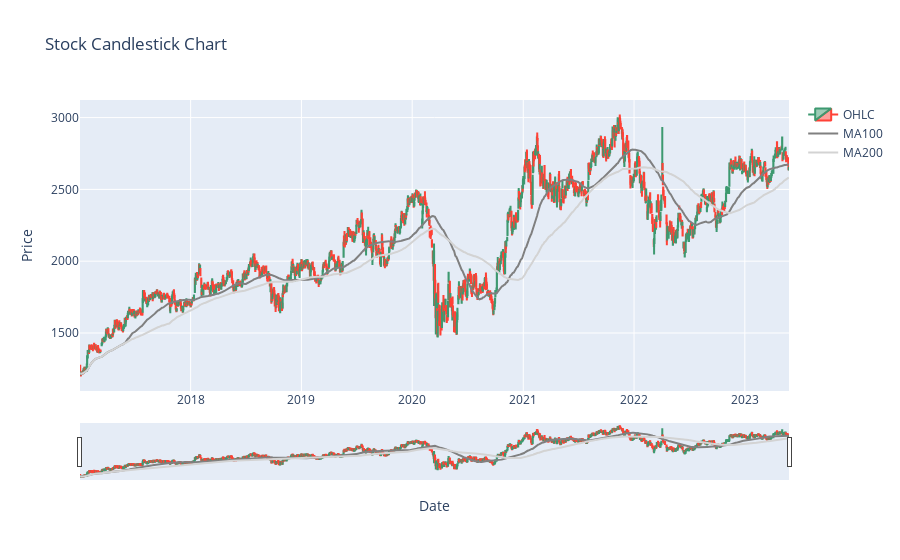

Notebook source saved alongside this figure:
### Markdown cell above
*** ADD Moving Average terms ***

### Code cell
fig.add_trace(go.Scatter(
    x=df['Date'],
    y=df['MA100'],
    marker_color='grey',
    name='MA100'
), row=1, col=1)

fig.add_trace(go.Scatter(
    x=df['Date'],
    y=df['MA200'],
    marker_color='lightgrey',
    name='MA200'
), row=1, col=1)

### Figure 1 — Plotly figure (JSON) as saved in the notebook; plotly's stock layout.template omitted (floating-point values rounded to 4 significant figures; data arrays with more than 128 entries replaced by an {"elided": "..."} marker saying what was removed)
{"data": [{"close": {"elided": "1582 float values"}, "high": {"elided": "1582 float values"}, "low": {"elided": "1582 float values"}, "name": "OHLC", "open": {"elided": "1582 float values"}, "type": "candlestick", "x": {"elided": "1582 str values"}, "xaxis": "x", "yaxis": "y"}, {"marker": {"color": "grey"}, "name": "MA100", "type": "scatter", "x": {"elided": "1582 str values"}, "xaxis": "x", "y": {"elided": "1582 float values"}, "yaxis": "y"}, {"marker": {"color": "lightgrey"}, "name": "MA200", "type": "scatter", "x": {"elided": "1582 str values"}, "xaxis": "x", "y": {"elided": "1582 float values"}, "yaxis": "y"}], "layout": {"showlegend": true, "title": {"text": "Stock Candlestick Chart"}, "xaxis": {"anchor": "y", "domain": [0, 1], "title": {"text": "Date"}}, "yaxis": {"anchor": "x", "domain": [0, 1], "title": {"text": "Price"}}}}
